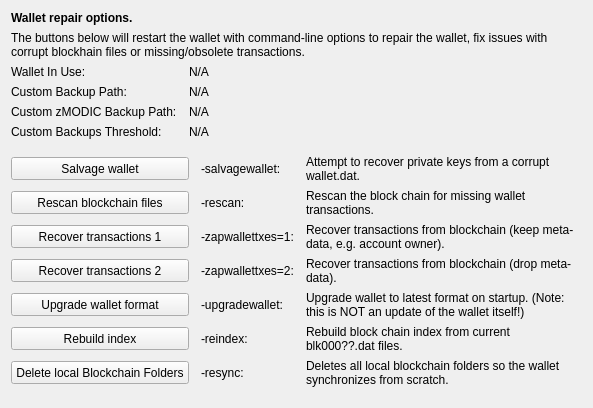
     <widget class="QWidget" name="tab_repair">
      <attribute name="title">
       <string>&amp;Wallet Repair</string>
      </attribute>
      <layout class="QGridLayout" name="gridLayout_4" columnstretch="0,0,0,0">
       <property name="horizontalSpacing">
        <number>12</number>
       </property>
       <item row="0" column="0" colspan="4">
        <widget class="QLabel" name="label_repair_header">
         <property name="font">
          <font>
           <weight>75</weight>
           <bold>true</bold>
          </font>
         </property>
         <property name="text">
          <string>Wallet repair options.</string>
         </property>
        </widget>
       </item>
       <item row="1" column="0" colspan="4">
        <widget class="QLabel" name="label_repair_helptext">
         <property name="font">
          <font>
           <weight>50</weight>
           <bold>false</bold>
          </font>
         </property>
         <property name="text">
          <string>The buttons below will restart the wallet with command-line options to repair the wallet, fix issues with corrupt blockhain files or missing/obsolete transactions.</string>
         </property>
         <property name="wordWrap">
          <bool>true</bool>
         </property>
        </widget>
       </item>
       <item row="2" column="0">
        <widget class="QLabel" name="wallet_path_label">
         <property name="text">
          <string>Wallet In Use:</string>
         </property>
        </widget>
       </item>
       <item row="2" column="1" colspan="3">
        <widget class="QLabel" name="wallet_path">
         <property name="cursor">
          <cursorShape>IBeamCursor</cursorShape>
         </property>
         <property name="text">
          <string>N/A</string>
         </property>
         <property name="textFormat">
          <enum>Qt::PlainText</enum>
         </property>
         <property name="textInteractionFlags">
          <set>Qt::LinksAccessibleByMouse|Qt::TextSelectableByKeyboard|Qt::TextSelectableByMouse</set>
         </property>
        </widget>
       </item>
       <item row="3" column="0">
        <widget class="QLabel" name="wallet_custombackuppath_label">
         <property name="text">
          <string>Custom Backup Path:</string>
         </property>
         <property name="visible">
          <bool>false</bool>
         </property>
        </widget>
       </item>
       <item row="3" column="1" colspan="3">
        <widget class="QLabel" name="wallet_custombackuppath">
         <property name="cursor">
          <cursorShape>IBeamCursor</cursorShape>
         </property>
         <property name="text">
          <string>N/A</string>
         </property>
         <property name="textFormat">
          <enum>Qt::PlainText</enum>
         </property>
         <property name="textInteractionFlags">
          <set>Qt::LinksAccessibleByMouse|Qt::TextSelectableByKeyboard|Qt::TextSelectableByMouse</set>
         </property>
         <property name="visible">
          <bool>false</bool>
         </property>
        </widget>
       </item>
       <item row="4" column="0">
        <widget class="QLabel" name="wallet_customzmodicbackuppath_label">
         <property name="text">
          <string>Custom zMODIC Backup Path:</string>
         </property>
         <property name="visible">
          <bool>false</bool>
         </property>
        </widget>
       </item>
       <item row="4" column="1" colspan="3">
        <widget class="QLabel" name="wallet_customzmodicbackuppath">
         <property name="cursor">
          <cursorShape>IBeamCursor</cursorShape>
         </property>
         <property name="text">
          <string>N/A</string>
         </property>
         <property name="textFormat">
          <enum>Qt::PlainText</enum>
         </property>
         <property name="textInteractionFlags">
          <set>Qt::LinksAccessibleByMouse|Qt::TextSelectableByKeyboard|Qt::TextSelectableByMouse</set>
         </property>
         <property name="visible">
          <bool>false</bool>
         </property>
        </widget>
       </item>
       <item row="5" column="0">
        <widget class="QLabel" name="wallet_custombackupthreshold_label">
         <property name="text">
          <string>Custom Backups Threshold:</string>
         </property>
         <property name="visible">
          <bool>false</bool>
         </property>
        </widget>
       </item>
       <item row="5" column="1" colspan="3">
        <widget class="QLabel" name="wallet_custombackupthreshold">
         <property name="cursor">
          <cursorShape>IBeamCursor</cursorShape>
         </property>
         <property name="text">
          <string>N/A</string>
         </property>
         <property name="textFormat">
          <enum>Qt::PlainText</enum>
         </property>
         <property name="textInteractionFlags">
          <set>Qt::LinksAccessibleByMouse|Qt::TextSelectableByKeyboard|Qt::TextSelectableByMouse</set>
         </property>
         <property name="visible">
          <bool>false</bool>
         </property>
        </widget>
       </item>
       <item row="6" column="0">
        <spacer name="verticalSpacer_repair1">
         <property name="orientation">
          <enum>Qt::Vertical</enum>
         </property>
         <property name="sizeHint" stdset="0">
          <size>
           <width>10</width>
           <height>10</height>
          </size>
         </property>
        </spacer>
       </item>
       <item row="7" column="0" colspan="2">
        <widget class="QPushButton" name="btn_salvagewallet">
         <property name="minimumSize">
          <size>
           <width>100</width>
           <height>23</height>
          </size>
         </property>
         <property name="text">
          <string>Salvage wallet</string>
         </property>
        </widget>
       </item>
       <item row="7" column="2">
        <widget class="QLabel" name="label_repair_salvage_command">
         <property name="text">
          <string notr="true">-salvagewallet:</string>
         </property>
        </widget>
       </item>
       <item row="7" column="3">
        <widget class="QLabel" name="label_repair_salvage">
         <property name="text">
          <string>Attempt to recover private keys from a corrupt wallet.dat.</string>
         </property>
         <property name="wordWrap">
          <bool>true</bool>
         </property>
        </widget>
       </item>
       <item row="8" column="0" colspan="2">
        <widget class="QPushButton" name="btn_rescan">
         <property name="minimumSize">
          <size>
           <width>100</width>
           <height>23</height>
          </size>
         </property>
         <property name="text">
          <string>Rescan blockchain files</string>
         </property>
        </widget>
       </item>
       <item row="8" column="2">
        <widget class="QLabel" name="label_repair_rescan_command">
         <property name="text">
          <string notr="true">-rescan:</string>
         </property>
        </widget>
       </item>
       <item row="8" column="3">
        <widget class="QLabel" name="label_repair_rescan">
         <property name="text">
          <string>Rescan the block chain for missing wallet transactions.</string>
         </property>
         <property name="wordWrap">
          <bool>true</bool>
         </property>
        </widget>
       </item>
       <item row="9" column="0" colspan="2">
        <widget class="QPushButton" name="btn_zapwallettxes1">
         <property name="minimumSize">
          <size>
           <width>100</width>
           <height>23</height>
          </size>
         </property>
         <property name="text">
          <string>Recover transactions 1</string>
         </property>
        </widget>
       </item>
       <item row="9" column="2">
        <widget class="QLabel" name="label_repair_zap1_command">
         <property name="text">
          <string notr="true">-zapwallettxes=1:</string>
         </property>
        </widget>
       </item>
       <item row="9" column="3">
        <widget class="QLabel" name="label_repair_zap1">
         <property name="text">
          <string>Recover transactions from blockchain (keep meta-data, e.g. account owner).</string>
         </property>
         <property name="wordWrap">
          <bool>true</bool>
         </property>
        </widget>
       </item>
       <item row="10" column="0" colspan="2">
        <widget class="QPushButton" name="btn_zapwallettxes2">
         <property name="minimumSize">
          <size>
           <width>100</width>
           <height>23</height>
          </size>
         </property>
         <property name="text">
          <string>Recover transactions 2</string>
         </property>
        </widget>
       </item>
       <item row="10" column="2">
        <widget class="QLabel" name="label_repair_zap2_command">
         <property name="text">
          <string notr="true">-zapwallettxes=2:</string>
         </property>
        </widget>
       </item>
       <item row="10" column="3">
        <widget class="QLabel" name="label_repair_zap2">
         <property name="text">
          <string>Recover transactions from blockchain (drop meta-data).</string>
         </property>
         <property name="wordWrap">
          <bool>true</bool>
         </property>
        </widget>
       </item>
       <item row="11" column="0" colspan="2">
        <widget class="QPushButton" name="btn_upgradewallet">
         <property name="minimumSize">
          <size>
           <width>100</width>
           <height>23</height>
          </size>
         </property>
         <property name="text">
          <string>Upgrade wallet format</string>
         </property>
        </widget>
       </item>
       <item row="11" column="2">
        <widget class="QLabel" name="label_repair_upgrade_command">
         <property name="text">
          <string notr="true">-upgradewallet:</string>
         </property>
        </widget>
       </item>
       <item row="11" column="3">
        <widget class="QLabel" name="label_repair_upgrade">
         <property name="text">
          <string>Upgrade wallet to latest format on startup. (Note: this is NOT an update of the wallet itself!)</string>
         </property>
         <property name="wordWrap">
          <bool>true</bool>
         </property>
        </widget>
       </item>
       <item row="12" column="0" colspan="2">
        <widget class="QPushButton" name="btn_reindex">
         <property name="minimumSize">
          <size>
           <width>100</width>
           <height>23</height>
          </size>
         </property>
         <property name="text">
          <string>Rebuild index</string>
         </property>
        </widget>
       </item>
       <item row="12" column="2">
        <widget class="QLabel" name="label_repair_reindex_command">
         <property name="text">
          <string notr="true">-reindex:</string>
         </property>
        </widget>
       </item>
       <item row="12" column="3">
        <widget class="QLabel" name="label_repair_reindex">
         <property name="text">
          <string>Rebuild block chain index from current blk000??.dat files.</string>
         </property>
         <property name="wordWrap">
          <bool>true</bool>
         </property>
        </widget>
       </item>
       <item row="13" column="0" colspan="2">
        <widget class="QPushButton" name="btn_resync">
         <property name="minimumSize">
          <size>
           <width>100</width>
           <height>23</height>
          </size>
         </property>
         <property name="text">
          <string>Delete local Blockchain Folders</string>
         </property>
        </widget>
       </item>
       <item row="13" column="2">
        <widget class="QLabel" name="label_repair_resync_command">
         <property name="text">
          <string>-resync:</string>
         </property>
        </widget>
       </item>
       <item row="13" column="3">
        <widget class="QLabel" name="label_repair_resync">
         <property name="text">
          <string>Deletes all local blockchain folders so the wallet synchronizes from scratch.</string>
         </property>
         <property name="wordWrap">
          <bool>true</bool>
         </property>
        </widget>
       </item>
       <item row="14" column="0">
        <spacer name="verticalSpacer_repair2">
         <property name="orientation">
          <enum>Qt::Vertical</enum>
         </property>
         <property name="sizeHint" stdset="0">
          <size>
           <width>20</width>
           <height>10</height>
          </size>
         </property>
        </spacer>
       </item>
      </layout>
     </widget>
